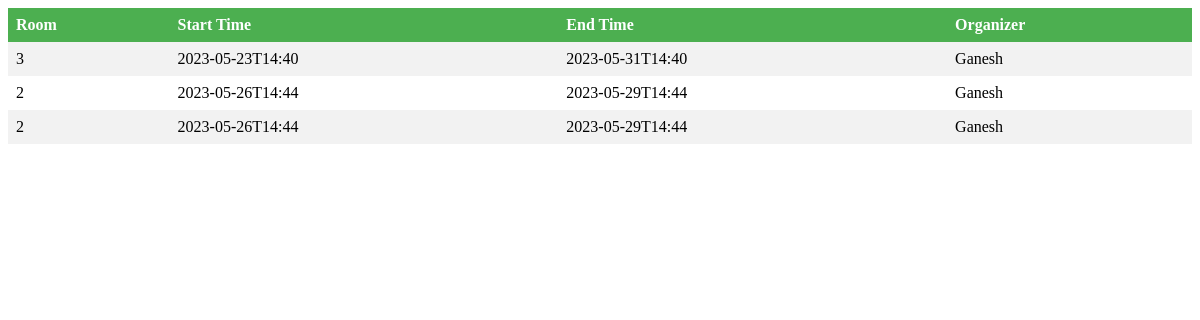
Screenshot of /bookings with the database file from the repository.
### tables this page shows
CREATE TABLE bookings (id INTEGER PRIMARY KEY, room_id INTEGER, start_time TEXT, end_time TEXT, organizer TEXT, FOREIGN KEY (room_id) REFERENCES rooms (id));

### app.py (the view)
@app.route('/bookings')
def show_bookings():
    conn = sqlite3.connect('bookings.db')
    c = conn.cursor()
    c.execute('SELECT * FROM bookings')
    bookings = c.fetchall()
    conn.close()
    return render_template('bookings.html', bookings=bookings)

### templates/bookings.html (shortened to what this page needs)
<!DOCTYPE html>
<html lang="en">
<head>
</head>
<body>
    <table>
        <tr>
            <th>Room</th>
            <th>Start Time</th>
            <th>End Time</th>
            <th>Organizer</th>
        </tr>
        {% for booking in bookings %}
        <tr>
            <td>{{ booking[1] }}</td>
            <td>{{ booking[2] }}</td>
            <td>{{ booking[3] }}</td>
            <td>{{ booking[4] }}</td>
        </tr>
        {% endfor %}
    </table>
</body>
</html>

### templates/bookings.html (style rules this page uses)
table { border-collapse: collapse; width: 100%; }
th, td { text-align: left; padding: 8px; }
th { background-color: #4CAF50; color: white; }
tr:nth-child(even) { background-color: #f2f2f2; }

### rows the page displays
bookings: room "3", start_time "2023-05-23T14:40", end_time "2023-05-31T14:40", organizer "Ganesh"
bookings: room "2", start_time "2023-05-26T14:44", end_time "2023-05-29T14:44", organizer "Ganesh"
bookings: room "2", start_time "2023-05-26T14:44", end_time "2023-05-29T14:44", organizer "Ganesh"
